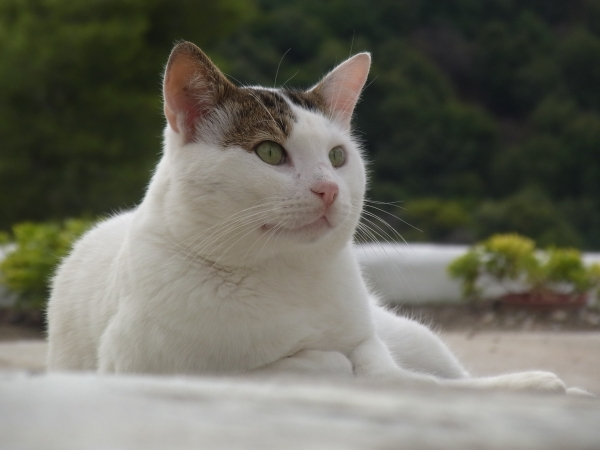
#> input picture Images/Cat.jpg, 600 x 450 px
$ python dilate_erode.py
#> lines starting #> are read from the running program, lines starting #| are printed output that depends on the picture
import cv2 as cv
import numpy as np

img = cv.imread('Cat.jpg')
#> img is the input picture: shape (450, 600, 3); mean B, G, R 96, 107.3, 107.6
kernel = np.ones((10,10), np.uint8)


img_erode = cv.erode(img, kernel, iterations=1)
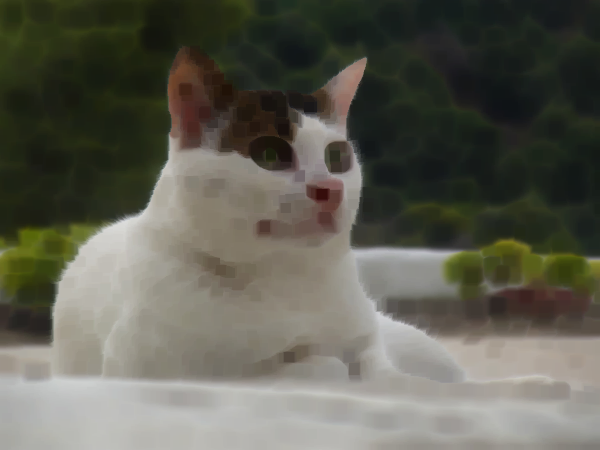
#> img_erode: shape (450, 600, 3); mean B, G, R 83.1, 94.2, 94.7
img_dilate = cv.dilate(img, kernel, iterations=1)
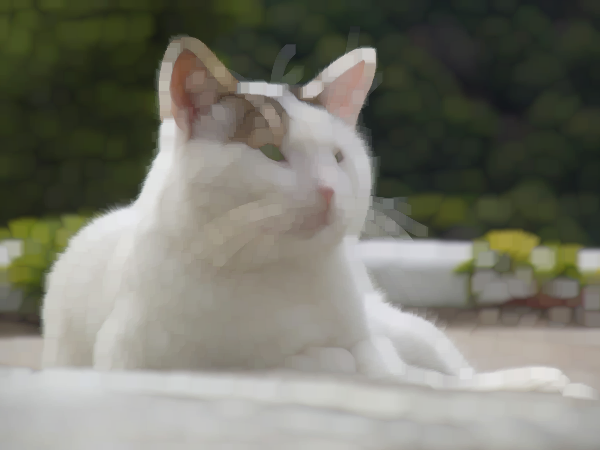
#> img_dilate: shape (450, 600, 3); mean B, G, R 110, 121, 120.9

cv.imshow('original', img)
cv.imshow('Erode', img_erode)
cv.imshow('Dilate', img_dilate)

cv.waitKey(0)
